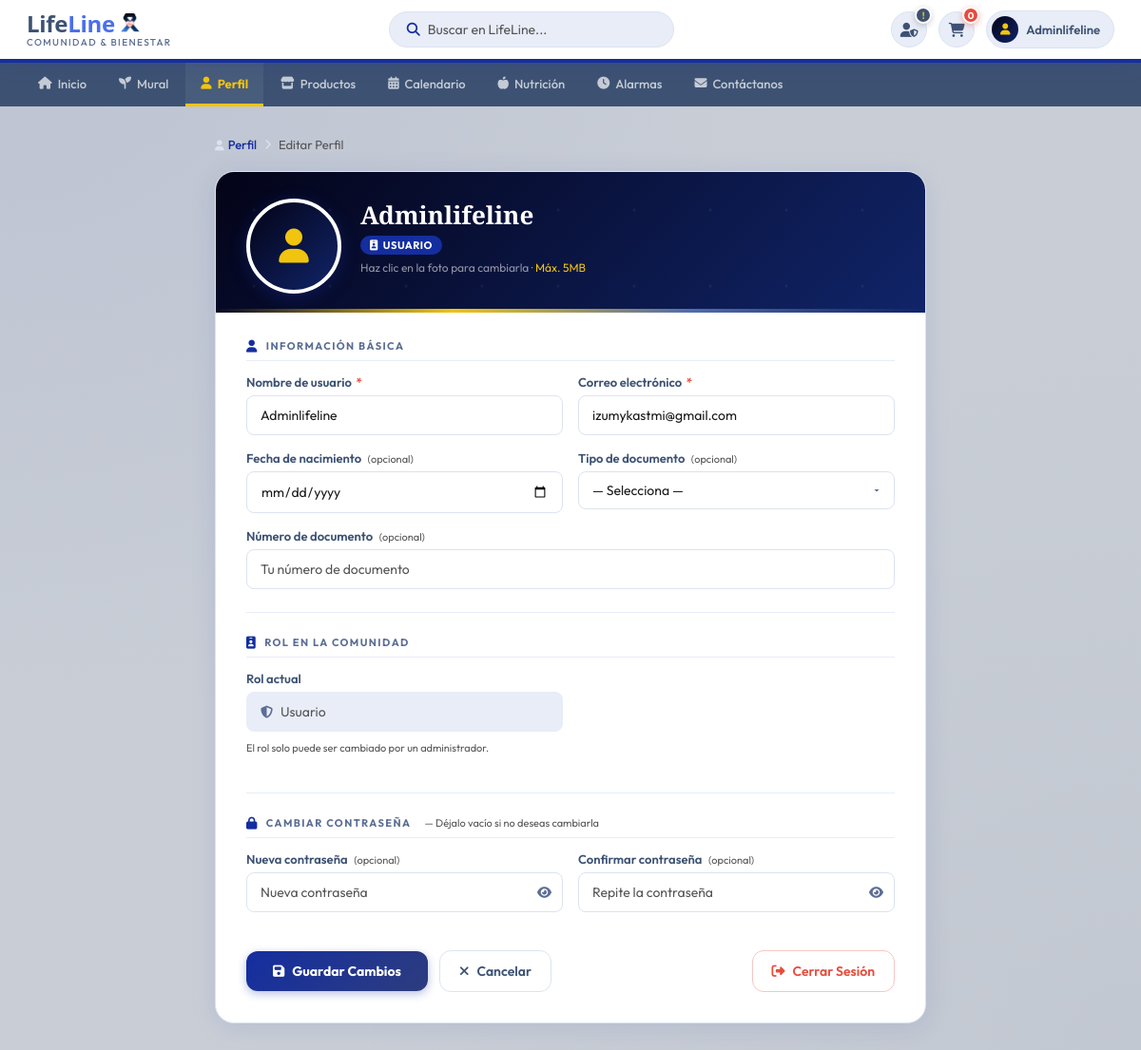
Page /mural/perfil/editar/ (signed in) on the committed database.
### usuarios/models.py (models this page shows, shortened)
class Usuario(AbstractUser):
    ROL_CHOICES = [
        ('USER',     'Usuario'),
        ('PACIENTE', 'Paciente'),
        ('ADMIN',    'Administrador'),
    ]
    ESTADIO_CHOICES = [
        ('ESTADO1', 'Estadio 1'),
        ('ESTADO2', 'Estadio 2'),
        ('ESTADO3', 'Estadio 3'),
        ('ESTADO4', 'Estadio 4'),
    ]
    TIPO_DOC_CHOICES = [
        ('cc', 'Cédula de ciudadanía'),
        ('ti', 'Tarjeta de identidad'),
        ('ce', 'Cédula extranjera'),
    ]
    foto_perfil = models.ImageField(
        upload_to='perfiles/',
        blank=True,
        null=True,
        verbose_name='Foto de perfil'
    )
    rol              = models.CharField(max_length=20, choices=ROL_CHOICES, default='USER')
    estadio          = models.CharField(max_length=20, choices=ESTADIO_CHOICES, blank=True, null=True)
    tipo_documento   = models.CharField(max_length=5,  choices=TIPO_DOC_CHOICES, blank=True)
    numero_documento = models.CharField(max_length=15, blank=True)
    fecha_nacimiento = models.DateField(
        null=True, blank=True,
        validators=[validar_fecha_nacimiento]
    )
    email = models.EmailField(unique=True)
    class Meta:
        verbose_name        = 'Usuario'
        verbose_name_plural = 'Usuarios'

### mural/views.py (the view, shortened to what this page needs)
# urls.py: path('perfil/editar/', views.vista_editar_perfil, name='editar_perfil'),
@login_required
def vista_editar_perfil(request):
    usuario = request.user
    from django.utils import timezone
    return render(request, 'usuarios/editar_perfil.html', {
        'usuario': usuario, 'hoy': timezone.now().date(),
    })

### carrito/context_processors.py (called while the page is built)
def carrito_count(request):
    count = 0
    if request.user.is_authenticated:
        try:
            from carrito.models import CarritoItem
            from django.db.models import Sum
            count = CarritoItem.objects.filter(
                usuario=request.user
            ).aggregate(total=Sum('cantidad'))['total'] or 0
        except Exception:
            count = 0
    return {'carrito_count': count}

### templates/usuarios/editar_perfil.html (shortened to what this page needs)
{% load static %}
<!DOCTYPE html>
<html lang="es">
<head>
<link rel="stylesheet" href="https://cdnjs.cloudflare.com/ajax/libs/font-awesome/6.5.1/css/all.min.css">
</head>
<body>
<header class="header-bar">
  <div class="logo-wrap">
    <div class="logo-text-wrap">
      <div class="logo-title">
        Life<span style="color: #4a6feb;">Line</span>
        <img class="logol" src="{% static 'imagenes/Group 243 (3).png' %}" alt="logo">
      </div>
      <div class="logo-tagline">Comunidad &amp; Bienestar</div>
    </div>
  </div>
  <div class="search-box">
    <i class="fas fa-search"></i>
    <input type="text" placeholder="Buscar en LifeLine...">
  </div>
  <div class="header-right">
    <a class="hdr-btn admin-btn" href="{% url 'lista_productos' %}" title="Panel de Administración">
      <i class="fas fa-user-shield"></i>
      <span class="admin-badge">!</span>
    </a>
    <a class="hdr-btn" href="{% url 'ver_carrito' %}" title="Carrito">
      <i class="fas fa-shopping-cart"></i>
      <span class="cart-badge" id="cart-count">0</span>
    </a>
    <div class="user-chip">
      <div class="user-chip-av"><i class="fas fa-user"></i></div>
      <span>{{ usuario.username|default:"Mi cuenta" }}</span>
    </div>
  </div> </header>
<nav class="main-tabs">
  <a href="{% url 'home' %}" ><i class="fas fa-home"></i> Inicio</a>
  <a href="{% url 'mural' %}"><i class="fas fa-seedling"></i> Mural</a>
  <a href="{% url 'perfil' %}"class="active"><i class="fas fa-user"></i> Perfil</a>
  <a href="{% url 'tienda' %}"><i class="fas fa-store"></i> Productos</a>
  <a href="{% url 'calendario' %}"><i class="fas fa-calendar-alt"></i> Calendario</a>
  <a href="#"><i class="fas fa-apple-alt"></i> Nutrición</a>
  <a href="{% url 'alarmas' %}"><i class="fas fa-clock"></i> Alarmas</a>
  <a href="{% url 'contactanos' %}"><i class="fas fa-envelope"></i> Contáctanos</a>
  {% if user.is_authenticated %}
        <form method="post" action="{% url 'logout' %}" style="margin:0;">
        </form>
        {% endif %}
</nav>
<div class="page-wrap">
  <div class="breadcrumb">
    <a href="{% url 'perfil' %}"><i class="fas fa-user" style="margin-right:4px"></i>Perfil</a>
    <i class="fas fa-chevron-right"></i>
    <span>Editar Perfil</span>
  </div>
  <div class="edit-card">
    <div class="edit-card-header">
      <div class="photo-zone">
        <label for="fotoInput" class="avatar-edit-ring">
          {% if usuario.foto_perfil %}
            <img src="{{ usuario.foto_perfil.url }}" alt="{{ usuario.username }}" id="avatarPreview">
          {% else %}
            <i class="fas fa-user" id="avatarIcon"></i>
          {% endif %}
        </label>
        <div class="photo-info">
          <h1>{{ usuario.username }}</h1>
          <span class="role-badge-sm"><i class="fas fa-id-badge"></i> {{ usuario.get_rol_display }}</span>
          <p class="photo-hint">Haz clic en la foto para cambiarla · <span>Máx. 5MB</span></p>
        </div>
      </div>
      <div style="height:20px"></div>
    </div>
    <div class="edit-card-body">
      <form method="post" action="{% url 'editar_perfil' %}" enctype="multipart/form-data">
        <div class="form-section">
          <div class="form-section-title">
            <i class="fas fa-user"></i> Información básica
          </div>
          <div class="form-row">
            <div class="form-group">
              <label>Nombre de usuario <span class="req">*</span></label>
              <input type="text" name="username" class="form-input" value="{{ usuario.username }}" required placeholder="Tu nombre de usuario">
            </div>
            <div class="form-group">
              <label>Correo electrónico <span class="req">*</span></label>
              <input type="email" name="email" class="form-input" value="{{ usuario.email }}" required placeholder="correo@ejemplo.com">
            </div>
          </div>
          <div class="form-row">
            <div class="form-group">
              <label>Fecha de nacimiento <span class="optional">(opcional)</span></label>
              <input type="date" name="fecha_nacimiento" class="form-input"
                     value="{% if usuario.fecha_nacimiento %}{{ usuario.fecha_nacimiento|date:'Y-m-d' }}{% endif %}"
                     max="{{ hoy }}">
            </div>
            <div class="form-group">
              <label>Tipo de documento <span class="optional">(opcional)</span></label>
              <select name="tipo_documento" class="form-input form-select">
                <option value="">— Selecciona —</option>
              </select>
            </div>
          </div>
          <div class="form-group">
            <label>Número de documento <span class="optional">(opcional)</span></label>
            <input type="text" name="numero_documento" class="form-input" value="{{ usuario.numero_documento }}" placeholder="Tu número de documento" maxlength="15">
          </div>
        </div>
        <div class="form-sep"></div>
        <div class="form-section">
          <div class="form-section-title">
            <i class="fas fa-id-badge"></i> Rol en la comunidad
          </div>
          <div class="form-row">
            <div class="form-group">
              <label>Rol actual</label>
              <div class="readonly-field">
                <i class="fas fa-shield-alt"></i>
                {{ usuario.get_rol_display }}
              </div>
              <span style="font-size:11px;color:var(--ctl);margin-top:4px">El rol solo puede ser cambiado por un administrador.</span>
            </div>
          </div>
        </div>
        <div class="form-sep"></div>
        <div class="form-section">
          <div class="form-section-title">
            <i class="fas fa-lock"></i> Cambiar contraseña
            <span style="font-size:11px;font-weight:400;text-transform:none;letter-spacing:0;color:var(--ctl);margin-left:6px">— Déjalo vacío si no deseas cambiarla</span>
          </div>
          <div class="form-row">
            <div class="form-group">
              <label>Nueva contraseña <span class="optional">(opcional)</span></label>
              <div style="position:relative">
                <input type="password" name="new_password1" id="pw1" class="form-input" placeholder="Nueva contraseña" style="padding-right:44px">
                <button type="button" onclick="togglePw('pw1','eye1')" style="position:absolute;right:12px;top:50%;transform:translateY(-50%);background:none;border:none;cursor:pointer;color:var(--cs)">
                  <i class="fas fa-eye" id="eye1"></i>
                </button>
              </div>
            </div>
            <div class="form-group">
              <label>Confirmar contraseña <span class="optional">(opcional)</span></label>
              <div style="position:relative">
                <input type="password" name="new_password2" id="pw2" class="form-input" placeholder="Repite la contraseña" style="padding-right:44px">
                <button type="button" onclick="togglePw('pw2','eye2')" style="position:absolute;right:12px;top:50%;transform:translateY(-50%);background:none;border:none;cursor:pointer;color:var(--cs)">
                  <i class="fas fa-eye" id="eye2"></i>
                </button>
              </div>
            </div>
          </div>
        </div>
        <div class="action-row">
          <button type="submit" class="btn-save" id="saveBtn">
            <i class="fas fa-save"></i> Guardar Cambios
          </button>
          <a href="{% url 'perfil' %}" class="btn-cancel">
            <i class="fas fa-times"></i> Cancelar
          </a>
          <form action="{% url 'logout' %}" method="post" style="margin-left:auto">
            <button type="submit" class="btn-danger">
              <i class="fas fa-sign-out-alt"></i> Cerrar Sesión
            </button>
          </form>
        </div>
      </form>
    </div>
  </div>
</div>
</body>
</html>

### rows in the picture
Usuario: username "Adminlifeline", rol "USUARIO", email "izumykastmi@gmail.com", rol "Usuario"
